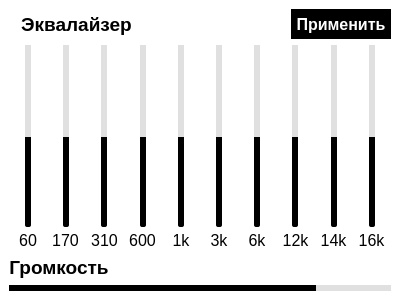
<?xml version="1.0" encoding="UTF-8"?>
<ui version="4.0">
 <class>sound_settings</class>
 <widget class="QMainWindow" name="sound_settings">
  <property name="geometry">
   <rect>
    <x>0</x>
    <y>0</y>
    <width>400</width>
    <height>300</height>
   </rect>
  </property>
  <property name="minimumSize">
   <size>
    <width>400</width>
    <height>300</height>
   </size>
  </property>
  <property name="maximumSize">
   <size>
    <width>400</width>
    <height>300</height>
   </size>
  </property>
  <property name="windowTitle">
   <string>Настройка звука</string>
  </property>
  <widget class="QWidget" name="centralwidget">
   <property name="minimumSize">
    <size>
     <width>400</width>
     <height>300</height>
    </size>
   </property>
   <property name="maximumSize">
    <size>
     <width>400</width>
     <height>300</height>
    </size>
   </property>
   <property name="styleSheet">
    <string notr="true">background-color: white; color: black</string>
   </property>
   <layout class="QVBoxLayout" name="verticalLayout_11">
    <item>
     <widget class="QWidget" name="equalizer" native="true">
      <layout class="QHBoxLayout" name="horizontalLayout_3">
       <property name="leftMargin">
        <number>0</number>
       </property>
       <property name="topMargin">
        <number>0</number>
       </property>
       <property name="rightMargin">
        <number>0</number>
       </property>
       <property name="bottomMargin">
        <number>0</number>
       </property>
       <item>
        <widget class="QLabel" name="title_12">
         <property name="maximumSize">
          <size>
           <width>16777215</width>
           <height>16777215</height>
          </size>
         </property>
         <property name="font">
          <font>
           <pointsize>14</pointsize>
           <bold>true</bold>
          </font>
         </property>
         <property name="styleSheet">
          <string notr="true">background-color: transparent</string>
         </property>
         <property name="frameShadow">
          <enum>QFrame::Shadow::Raised</enum>
         </property>
         <property name="lineWidth">
          <number>1</number>
         </property>
         <property name="midLineWidth">
          <number>1</number>
         </property>
         <property name="text">
          <string>Эквалайзер</string>
         </property>
         <property name="alignment">
          <set>Qt::AlignmentFlag::AlignCenter</set>
         </property>
         <property name="wordWrap">
          <bool>true</bool>
         </property>
        </widget>
       </item>
       <item alignment="Qt::AlignmentFlag::AlignRight">
        <widget class="QPushButton" name="reset_eq">
         <property name="cursor">
          <cursorShape>PointingHandCursor</cursorShape>
         </property>
         <property name="focusPolicy">
          <enum>Qt::FocusPolicy::NoFocus</enum>
         </property>
         <property name="styleSheet">
          <string notr="true">QPushButton:pressed {
    border: none;            
}</string>
         </property>
         <property name="text">
          <string/>
         </property>
         <property name="icon">
          <iconset resource="../resources/res-rc.qrc">
           <normaloff>:/icons/icons/reset.svg</normaloff>:/icons/icons/reset.svg</iconset>
         </property>
         <property name="iconSize">
          <size>
           <width>20</width>
           <height>20</height>
          </size>
         </property>
         <property name="flat">
          <bool>true</bool>
         </property>
        </widget>
       </item>
       <item>
        <widget class="QPushButton" name="apply_eq">
         <property name="minimumSize">
          <size>
           <width>100</width>
           <height>30</height>
          </size>
         </property>
         <property name="maximumSize">
          <size>
           <width>100</width>
           <height>16777215</height>
          </size>
         </property>
         <property name="font">
          <font>
           <pointsize>12</pointsize>
           <bold>true</bold>
          </font>
         </property>
         <property name="cursor">
          <cursorShape>PointingHandCursor</cursorShape>
         </property>
         <property name="focusPolicy">
          <enum>Qt::FocusPolicy::NoFocus</enum>
         </property>
         <property name="styleSheet">
          <string notr="true">background-color: black;
    color: white;
    border: none;</string>
         </property>
         <property name="text">
          <string>Применить</string>
         </property>
         <property name="flat">
          <bool>true</bool>
         </property>
        </widget>
       </item>
      </layout>
     </widget>
    </item>
    <item>
     <widget class="QWidget" name="slider_container" native="true">
      <layout class="QHBoxLayout" name="horizontalLayout_2">
       <property name="spacing">
        <number>0</number>
       </property>
       <property name="leftMargin">
        <number>0</number>
       </property>
       <property name="topMargin">
        <number>0</number>
       </property>
       <property name="rightMargin">
        <number>0</number>
       </property>
       <property name="bottomMargin">
        <number>0</number>
       </property>
       <item>
        <widget class="QWidget" name="cont_60" native="true">
         <layout class="QVBoxLayout" name="verticalLayout" stretch="1,0">
          <property name="spacing">
           <number>4</number>
          </property>
          <property name="leftMargin">
           <number>0</number>
          </property>
          <property name="topMargin">
           <number>0</number>
          </property>
          <property name="rightMargin">
           <number>0</number>
          </property>
          <property name="bottomMargin">
           <number>0</number>
          </property>
          <item alignment="Qt::AlignmentFlag::AlignHCenter">
           <widget class="QSlider" name="eq_60">
            <property name="minimumSize">
             <size>
              <width>6</width>
              <height>6</height>
             </size>
            </property>
            <property name="maximumSize">
             <size>
              <width>6</width>
              <height>16777215</height>
             </size>
            </property>
            <property name="cursor">
             <cursorShape>PointingHandCursor</cursorShape>
            </property>
            <property name="styleSheet">
             <string notr="true">QSlider::groove:vertical {
    background: black;  /* Серый цвет для незаполненной части */
    weight: 10px;
    border-radius: 2px;
}

QSlider::sub-page:vertical {
    background: #e0e0e0;    /* Черный цвет для заполненной части */
    
}

QSlider::handle:vertical {
    height: 0px;          /* Скрываем ползунок */
    margin: -8px 0;
}</string>
            </property>
            <property name="maximum">
             <number>100</number>
            </property>
            <property name="value">
             <number>50</number>
            </property>
            <property name="tracking">
             <bool>true</bool>
            </property>
            <property name="orientation">
             <enum>Qt::Orientation::Vertical</enum>
            </property>
            <property name="invertedAppearance">
             <bool>false</bool>
            </property>
            <property name="invertedControls">
             <bool>true</bool>
            </property>
           </widget>
          </item>
          <item alignment="Qt::AlignmentFlag::AlignHCenter|Qt::AlignmentFlag::AlignVCenter">
           <widget class="QLabel" name="title_2">
            <property name="maximumSize">
             <size>
              <width>16777215</width>
              <height>16777215</height>
             </size>
            </property>
            <property name="font">
             <font>
              <pointsize>12</pointsize>
              <bold>false</bold>
             </font>
            </property>
            <property name="styleSheet">
             <string notr="true">background-color: transparent</string>
            </property>
            <property name="frameShadow">
             <enum>QFrame::Shadow::Raised</enum>
            </property>
            <property name="lineWidth">
             <number>1</number>
            </property>
            <property name="midLineWidth">
             <number>1</number>
            </property>
            <property name="text">
             <string>60</string>
            </property>
            <property name="alignment">
             <set>Qt::AlignmentFlag::AlignCenter</set>
            </property>
            <property name="wordWrap">
             <bool>true</bool>
            </property>
           </widget>
          </item>
         </layout>
        </widget>
       </item>
       <item>
        <widget class="QWidget" name="cont_170" native="true">
         <layout class="QVBoxLayout" name="verticalLayout_2" stretch="1,0">
          <property name="spacing">
           <number>4</number>
          </property>
          <property name="leftMargin">
           <number>0</number>
          </property>
          <property name="topMargin">
           <number>0</number>
          </property>
          <property name="rightMargin">
           <number>0</number>
          </property>
          <property name="bottomMargin">
           <number>0</number>
          </property>
          <item alignment="Qt::AlignmentFlag::AlignHCenter">
           <widget class="QSlider" name="eq_170">
            <property name="minimumSize">
             <size>
              <width>6</width>
              <height>6</height>
             </size>
            </property>
            <property name="maximumSize">
             <size>
              <width>6</width>
              <height>16777215</height>
             </size>
            </property>
            <property name="cursor">
             <cursorShape>PointingHandCursor</cursorShape>
            </property>
            <property name="styleSheet">
             <string notr="true">QSlider::groove:vertical {
    background: black;  /* Серый цвет для незаполненной части */
    weight: 10px;
    border-radius: 2px;
}

QSlider::sub-page:vertical {
    background: #e0e0e0;    /* Черный цвет для заполненной части */
    
}

QSlider::handle:vertical {
    height: 0px;          /* Скрываем ползунок */
    margin: -8px 0;
}</string>
            </property>
            <property name="maximum">
             <number>100</number>
            </property>
            <property name="value">
             <number>50</number>
            </property>
            <property name="tracking">
             <bool>true</bool>
            </property>
            <property name="orientation">
             <enum>Qt::Orientation::Vertical</enum>
            </property>
            <property name="invertedAppearance">
             <bool>false</bool>
            </property>
            <property name="invertedControls">
             <bool>true</bool>
            </property>
           </widget>
          </item>
          <item alignment="Qt::AlignmentFlag::AlignHCenter|Qt::AlignmentFlag::AlignVCenter">
           <widget class="QLabel" name="title_3">
            <property name="maximumSize">
             <size>
              <width>16777215</width>
              <height>16777215</height>
             </size>
            </property>
            <property name="font">
             <font>
              <pointsize>12</pointsize>
              <bold>false</bold>
             </font>
            </property>
            <property name="styleSheet">
             <string notr="true">background-color: transparent</string>
            </property>
            <property name="frameShadow">
             <enum>QFrame::Shadow::Raised</enum>
            </property>
            <property name="lineWidth">
             <number>1</number>
            </property>
            <property name="midLineWidth">
             <number>1</number>
            </property>
            <property name="text">
             <string>170</string>
            </property>
            <property name="alignment">
             <set>Qt::AlignmentFlag::AlignCenter</set>
            </property>
            <property name="wordWrap">
             <bool>true</bool>
            </property>
           </widget>
          </item>
         </layout>
        </widget>
       </item>
       <item>
        <widget class="QWidget" name="cont_310" native="true">
         <layout class="QVBoxLayout" name="verticalLayout_3" stretch="1,0">
          <property name="spacing">
           <number>4</number>
          </property>
          <property name="leftMargin">
           <number>0</number>
          </property>
          <property name="topMargin">
           <number>0</number>
          </property>
          <property name="rightMargin">
           <number>0</number>
          </property>
          <property name="bottomMargin">
           <number>0</number>
          </property>
          <item alignment="Qt::AlignmentFlag::AlignHCenter">
           <widget class="QSlider" name="eq_310">
            <property name="minimumSize">
             <size>
              <width>6</width>
              <height>6</height>
             </size>
            </property>
            <property name="maximumSize">
             <size>
              <width>6</width>
              <height>16777215</height>
             </size>
            </property>
            <property name="cursor">
             <cursorShape>PointingHandCursor</cursorShape>
            </property>
            <property name="styleSheet">
             <string notr="true">QSlider::groove:vertical {
    background: black;  /* Серый цвет для незаполненной части */
    weight: 10px;
    border-radius: 2px;
}

QSlider::sub-page:vertical {
    background: #e0e0e0;    /* Черный цвет для заполненной части */
    
}

QSlider::handle:vertical {
    height: 0px;          /* Скрываем ползунок */
    margin: -8px 0;
}</string>
            </property>
            <property name="maximum">
             <number>100</number>
            </property>
            <property name="value">
             <number>50</number>
            </property>
            <property name="tracking">
             <bool>true</bool>
            </property>
            <property name="orientation">
             <enum>Qt::Orientation::Vertical</enum>
            </property>
            <property name="invertedAppearance">
             <bool>false</bool>
            </property>
            <property name="invertedControls">
             <bool>true</bool>
            </property>
           </widget>
          </item>
          <item alignment="Qt::AlignmentFlag::AlignHCenter|Qt::AlignmentFlag::AlignVCenter">
           <widget class="QLabel" name="title_4">
            <property name="maximumSize">
             <size>
              <width>16777215</width>
              <height>16777215</height>
             </size>
            </property>
            <property name="font">
             <font>
              <pointsize>12</pointsize>
              <bold>false</bold>
             </font>
            </property>
            <property name="styleSheet">
             <string notr="true">background-color: transparent</string>
            </property>
            <property name="frameShadow">
             <enum>QFrame::Shadow::Raised</enum>
            </property>
            <property name="lineWidth">
             <number>1</number>
            </property>
            <property name="midLineWidth">
             <number>1</number>
            </property>
            <property name="text">
             <string>310</string>
            </property>
            <property name="alignment">
             <set>Qt::AlignmentFlag::AlignCenter</set>
            </property>
            <property name="wordWrap">
             <bool>true</bool>
            </property>
           </widget>
          </item>
         </layout>
        </widget>
       </item>
       <item>
        <widget class="QWidget" name="cont_600" native="true">
         <layout class="QVBoxLayout" name="verticalLayout_4" stretch="1,0">
          <property name="spacing">
           <number>4</number>
          </property>
          <property name="leftMargin">
           <number>0</number>
          </property>
          <property name="topMargin">
           <number>0</number>
          </property>
          <property name="rightMargin">
           <number>0</number>
          </property>
          <property name="bottomMargin">
           <number>0</number>
          </property>
          <item alignment="Qt::AlignmentFlag::AlignHCenter">
           <widget class="QSlider" name="eq_600">
            <property name="minimumSize">
             <size>
              <width>6</width>
              <height>6</height>
             </size>
            </property>
            <property name="maximumSize">
             <size>
              <width>6</width>
              <height>16777215</height>
             </size>
            </property>
            <property name="cursor">
             <cursorShape>PointingHandCursor</cursorShape>
            </property>
            <property name="styleSheet">
             <string notr="true">QSlider::groove:vertical {
    background: black;  /* Серый цвет для незаполненной части */
    weight: 10px;
    border-radius: 2px;
}

QSlider::sub-page:vertical {
    background: #e0e0e0;    /* Черный цвет для заполненной части */
    
}

QSlider::handle:vertical {
    height: 0px;          /* Скрываем ползунок */
    margin: -8px 0;
}</string>
            </property>
            <property name="maximum">
             <number>100</number>
            </property>
            <property name="value">
             <number>50</number>
            </property>
            <property name="tracking">
             <bool>true</bool>
            </property>
            <property name="orientation">
             <enum>Qt::Orientation::Vertical</enum>
            </property>
            <property name="invertedAppearance">
             <bool>false</bool>
            </property>
            <property name="invertedControls">
             <bool>true</bool>
            </property>
           </widget>
          </item>
          <item alignment="Qt::AlignmentFlag::AlignHCenter|Qt::AlignmentFlag::AlignVCenter">
           <widget class="QLabel" name="title_5">
            <property name="maximumSize">
             <size>
              <width>16777215</width>
              <height>16777215</height>
             </size>
            </property>
            <property name="font">
             <font>
              <pointsize>12</pointsize>
              <bold>false</bold>
             </font>
            </property>
            <property name="styleSheet">
             <string notr="true">background-color: transparent</string>
            </property>
            <property name="frameShadow">
             <enum>QFrame::Shadow::Raised</enum>
            </property>
            <property name="lineWidth">
             <number>1</number>
            </property>
            <property name="midLineWidth">
             <number>1</number>
            </property>
            <property name="text">
             <string>600</string>
            </property>
            <property name="alignment">
             <set>Qt::AlignmentFlag::AlignCenter</set>
            </property>
            <property name="wordWrap">
             <bool>true</bool>
            </property>
           </widget>
          </item>
         </layout>
        </widget>
       </item>
       <item>
        <widget class="QWidget" name="cont_1k" native="true">
         <layout class="QVBoxLayout" name="verticalLayout_5" stretch="1,0">
          <property name="spacing">
           <number>4</number>
          </property>
          <property name="leftMargin">
           <number>0</number>
          </property>
          <property name="topMargin">
           <number>0</number>
          </property>
          <property name="rightMargin">
           <number>0</number>
          </property>
          <property name="bottomMargin">
           <number>0</number>
          </property>
          <item alignment="Qt::AlignmentFlag::AlignHCenter">
           <widget class="QSlider" name="eq_1000">
            <property name="minimumSize">
             <size>
              <width>6</width>
              <height>6</height>
             </size>
            </property>
            <property name="maximumSize">
             <size>
              <width>6</width>
              <height>16777215</height>
             </size>
            </property>
            <property name="cursor">
             <cursorShape>PointingHandCursor</cursorShape>
            </property>
            <property name="styleSheet">
             <string notr="true">QSlider::groove:vertical {
    background: black;  /* Серый цвет для незаполненной части */
    weight: 10px;
    border-radius: 2px;
}

QSlider::sub-page:vertical {
    background: #e0e0e0;    /* Черный цвет для заполненной части */
    
}

QSlider::handle:vertical {
    height: 0px;          /* Скрываем ползунок */
    margin: -8px 0;
}</string>
            </property>
            <property name="maximum">
             <number>100</number>
            </property>
            <property name="value">
             <number>50</number>
            </property>
            <property name="tracking">
             <bool>true</bool>
            </property>
            <property name="orientation">
             <enum>Qt::Orientation::Vertical</enum>
            </property>
            <property name="invertedAppearance">
             <bool>false</bool>
            </property>
            <property name="invertedControls">
             <bool>true</bool>
            </property>
           </widget>
          </item>
          <item alignment="Qt::AlignmentFlag::AlignHCenter|Qt::AlignmentFlag::AlignVCenter">
           <widget class="QLabel" name="title_6">
            <property name="maximumSize">
             <size>
              <width>16777215</width>
              <height>16777215</height>
             </size>
            </property>
            <property name="font">
             <font>
              <pointsize>12</pointsize>
              <bold>false</bold>
             </font>
            </property>
            <property name="styleSheet">
             <string notr="true">background-color: transparent</string>
            </property>
            <property name="frameShadow">
             <enum>QFrame::Shadow::Raised</enum>
            </property>
            <property name="lineWidth">
             <number>1</number>
            </property>
            <property name="midLineWidth">
             <number>1</number>
            </property>
            <property name="text">
             <string>1k</string>
            </property>
            <property name="alignment">
             <set>Qt::AlignmentFlag::AlignCenter</set>
            </property>
            <property name="wordWrap">
             <bool>true</bool>
            </property>
           </widget>
          </item>
         </layout>
        </widget>
       </item>
       <item>
        <widget class="QWidget" name="cont_3k" native="true">
         <layout class="QVBoxLayout" name="verticalLayout_6" stretch="1,0">
          <property name="spacing">
           <number>4</number>
          </property>
          <property name="leftMargin">
           <number>0</number>
          </property>
          <property name="topMargin">
           <number>0</number>
          </property>
          <property name="rightMargin">
           <number>0</number>
          </property>
          <property name="bottomMargin">
           <number>0</number>
          </property>
          <item alignment="Qt::AlignmentFlag::AlignHCenter">
           <widget class="QSlider" name="eq_3000">
            <property name="minimumSize">
             <size>
              <width>6</width>
              <height>6</height>
             </size>
            </property>
            <property name="maximumSize">
             <size>
              <width>6</width>
              <height>16777215</height>
             </size>
            </property>
            <property name="cursor">
             <cursorShape>PointingHandCursor</cursorShape>
            </property>
            <property name="styleSheet">
             <string notr="true">QSlider::groove:vertical {
    background: black;  /* Серый цвет для незаполненной части */
    weight: 10px;
    border-radius: 2px;
}

QSlider::sub-page:vertical {
    background: #e0e0e0;    /* Черный цвет для заполненной части */
    
}

QSlider::handle:vertical {
    height: 0px;          /* Скрываем ползунок */
    margin: -8px 0;
}</string>
            </property>
            <property name="maximum">
             <number>100</number>
            </property>
            <property name="value">
             <number>50</number>
            </property>
            <property name="tracking">
             <bool>true</bool>
            </property>
            <property name="orientation">
             <enum>Qt::Orientation::Vertical</enum>
            </property>
            <property name="invertedAppearance">
             <bool>false</bool>
            </property>
            <property name="invertedControls">
             <bool>true</bool>
            </property>
           </widget>
          </item>
          <item alignment="Qt::AlignmentFlag::AlignHCenter|Qt::AlignmentFlag::AlignVCenter">
           <widget class="QLabel" name="title_7">
            <property name="maximumSize">
             <size>
              <width>16777215</width>
              <height>16777215</height>
             </size>
            </property>
            <property name="font">
             <font>
              <pointsize>12</pointsize>
              <bold>false</bold>
             </font>
            </property>
            <property name="styleSheet">
             <string notr="true">background-color: transparent</string>
            </property>
            <property name="frameShadow">
             <enum>QFrame::Shadow::Raised</enum>
            </property>
            <property name="lineWidth">
             <number>1</number>
            </property>
            <property name="midLineWidth">
             <number>1</number>
            </property>
            <property name="text">
             <string>3k</string>
            </property>
            <property name="alignment">
             <set>Qt::AlignmentFlag::AlignCenter</set>
            </property>
            <property name="wordWrap">
             <bool>true</bool>
            </property>
           </widget>
          </item>
         </layout>
        </widget>
       </item>
       <item>
        <widget class="QWidget" name="cont_6k" native="true">
         <layout class="QVBoxLayout" name="verticalLayout_7" stretch="1,0">
          <property name="spacing">
           <number>4</number>
          </property>
          <property name="leftMargin">
           <number>0</number>
          </property>
          <property name="topMargin">
           <number>0</number>
          </property>
          <property name="rightMargin">
           <number>0</number>
          </property>
          <property name="bottomMargin">
           <number>0</number>
          </property>
          <item alignment="Qt::AlignmentFlag::AlignHCenter">
           <widget class="QSlider" name="eq_6000">
            <property name="minimumSize">
             <size>
              <width>6</width>
              <height>6</height>
             </size>
            </property>
            <property name="maximumSize">
             <size>
              <width>6</width>
              <height>16777215</height>
             </size>
            </property>
            <property name="cursor">
             <cursorShape>PointingHandCursor</cursorShape>
            </property>
            <property name="styleSheet">
             <string notr="true">QSlider::groove:vertical {
    background: black;  /* Серый цвет для незаполненной части */
    weight: 10px;
    border-radius: 2px;
}

QSlider::sub-page:vertical {
    background: #e0e0e0;    /* Черный цвет для заполненной части */
    
}

QSlider::handle:vertical {
    height: 0px;          /* Скрываем ползунок */
    margin: -8px 0;
}</string>
            </property>
            <property name="maximum">
             <number>100</number>
            </property>
            <property name="value">
             <number>50</number>
            </property>
            <property name="tracking">
             <bool>true</bool>
            </property>
            <property name="orientation">
             <enum>Qt::Orientation::Vertical</enum>
            </property>
            <property name="invertedAppearance">
             <bool>false</bool>
            </property>
            <property name="invertedControls">
             <bool>true</bool>
            </property>
           </widget>
          </item>
          <item alignment="Qt::AlignmentFlag::AlignHCenter|Qt::AlignmentFlag::AlignVCenter">
           <widget class="QLabel" name="title_8">
            <property name="maximumSize">
             <size>
              <width>16777215</width>
              <height>16777215</height>
             </size>
            </property>
            <property name="font">
             <font>
              <pointsize>12</pointsize>
              <bold>false</bold>
             </font>
            </property>
            <property name="styleSheet">
             <string notr="true">background-color: transparent</string>
            </property>
            <property name="frameShadow">
             <enum>QFrame::Shadow::Raised</enum>
            </property>
            <property name="lineWidth">
             <number>1</number>
            </property>
            <property name="midLineWidth">
             <number>1</number>
            </property>
            <property name="text">
             <string>6k</string>
            </property>
            <property name="alignment">
             <set>Qt::AlignmentFlag::AlignCenter</set>
            </property>
            <property name="wordWrap">
             <bool>true</bool>
            </property>
           </widget>
          </item>
         </layout>
        </widget>
       </item>
       <item>
        <widget class="QWidget" name="cont_12k" native="true">
         <layout class="QVBoxLayout" name="verticalLayout_8" stretch="1,0">
          <property name="spacing">
           <number>4</number>
          </property>
          <property name="leftMargin">
           <number>0</number>
          </property>
          <property name="topMargin">
           <number>0</number>
          </property>
          <property name="rightMargin">
           <number>0</number>
          </property>
          <property name="bottomMargin">
           <number>0</number>
          </property>
          <item alignment="Qt::AlignmentFlag::AlignHCenter">
           <widget class="QSlider" name="eq_12000">
            <property name="minimumSize">
             <size>
              <width>6</width>
              <height>6</height>
             </size>
            </property>
            <property name="maximumSize">
             <size>
              <width>6</width>
              <height>16777215</height>
             </size>
            </property>
            <property name="cursor">
             <cursorShape>PointingHandCursor</cursorShape>
            </property>
            <property name="styleSheet">
             <string notr="true">QSlider::groove:vertical {
    background: black;  /* Серый цвет для незаполненной части */
    weight: 10px;
    border-radius: 2px;
}

QSlider::sub-page:vertical {
    background: #e0e0e0;    /* Черный цвет для заполненной части */
    
}

QSlider::handle:vertical {
    height: 0px;          /* Скрываем ползунок */
    margin: -8px 0;
}</string>
            </property>
            <property name="maximum">
             <number>100</number>
            </property>
            <property name="value">
             <number>50</number>
            </property>
            <property name="tracking">
             <bool>true</bool>
            </property>
            <property name="orientation">
             <enum>Qt::Orientation::Vertical</enum>
            </property>
            <property name="invertedAppearance">
             <bool>false</bool>
            </property>
            <property name="invertedControls">
             <bool>true</bool>
            </property>
           </widget>
          </item>
          <item alignment="Qt::AlignmentFlag::AlignHCenter|Qt::AlignmentFlag::AlignVCenter">
           <widget class="QLabel" name="title_9">
            <property name="maximumSize">
             <size>
              <width>16777215</width>
              <height>16777215</height>
             </size>
            </property>
            <property name="font">
             <font>
              <pointsize>12</pointsize>
              <bold>false</bold>
             </font>
            </property>
            <property name="styleSheet">
             <string notr="true">background-color: transparent</string>
            </property>
            <property name="frameShadow">
             <enum>QFrame::Shadow::Raised</enum>
            </property>
            <property name="lineWidth">
             <number>1</number>
            </property>
            <property name="midLineWidth">
             <number>1</number>
            </property>
            <property name="text">
             <string>12k</string>
            </property>
            <property name="alignment">
             <set>Qt::AlignmentFlag::AlignCenter</set>
            </property>
            <property name="wordWrap">
             <bool>true</bool>
            </property>
           </widget>
          </item>
         </layout>
        </widget>
       </item>
       <item>
        <widget class="QWidget" name="cont_14k" native="true">
         <layout class="QVBoxLayout" name="verticalLayout_9" stretch="1,0">
          <property name="spacing">
           <number>4</number>
          </property>
          <property name="leftMargin">
           <number>0</number>
          </property>
          <property name="topMargin">
           <number>0</number>
          </property>
          <property name="rightMargin">
           <number>0</number>
          </property>
          <property name="bottomMargin">
           <number>0</number>
          </property>
          <item alignment="Qt::AlignmentFlag::AlignHCenter">
           <widget class="QSlider" name="eq_14000">
            <property name="minimumSize">
             <size>
              <width>6</width>
              <height>6</height>
             </size>
            </property>
            <property name="maximumSize">
             <size>
              <width>6</width>
              <height>16777215</height>
             </size>
            </property>
            <property name="cursor">
             <cursorShape>PointingHandCursor</cursorShape>
            </property>
            <property name="styleSheet">
             <string notr="true">QSlider::groove:vertical {
    background: black;  /* Серый цвет для незаполненной части */
    weight: 10px;
    border-radius: 2px;
}

QSlider::sub-page:vertical {
    background: #e0e0e0;    /* Черный цвет для заполненной части */
    
}

QSlider::handle:vertical {
    height: 0px;          /* Скрываем ползунок */
    margin: -8px 0;
}</string>
            </property>
            <property name="maximum">
             <number>100</number>
            </property>
            <property name="value">
             <number>50</number>
            </property>
            <property name="tracking">
             <bool>true</bool>
            </property>
            <property name="orientation">
             <enum>Qt::Orientation::Vertical</enum>
            </property>
            <property name="invertedAppearance">
             <bool>false</bool>
            </property>
            <property name="invertedControls">
             <bool>true</bool>
            </property>
           </widget>
          </item>
          <item alignment="Qt::AlignmentFlag::AlignHCenter|Qt::AlignmentFlag::AlignVCenter">
           <widget class="QLabel" name="title_10">
            <property name="maximumSize">
             <size>
              <width>16777215</width>
              <height>16777215</height>
             </size>
            </property>
            <property name="font">
             <font>
              <pointsize>12</pointsize>
              <bold>false</bold>
             </font>
            </property>
            <property name="styleSheet">
             <string notr="true">background-color: transparent</string>
            </property>
            <property name="frameShadow">
             <enum>QFrame::Shadow::Raised</enum>
            </property>
            <property name="lineWidth">
             <number>1</number>
            </property>
            <property name="midLineWidth">
             <number>1</number>
            </property>
            <property name="text">
             <string>14k</string>
            </property>
            <property name="alignment">
             <set>Qt::AlignmentFlag::AlignCenter</set>
            </property>
            <property name="wordWrap">
             <bool>true</bool>
            </property>
           </widget>
          </item>
         </layout>
        </widget>
       </item>
       <item>
        <widget class="QWidget" name="cont_16k" native="true">
         <layout class="QVBoxLayout" name="verticalLayout_10" stretch="1,0">
          <property name="spacing">
           <number>4</number>
          </property>
          <property name="leftMargin">
           <number>0</number>
          </property>
          <property name="topMargin">
           <number>0</number>
          </property>
          <property name="rightMargin">
           <number>0</number>
          </property>
          <property name="bottomMargin">
           <number>0</number>
          </property>
          <item alignment="Qt::AlignmentFlag::AlignHCenter">
           <widget class="QSlider" name="eq_16000">
            <property name="minimumSize">
             <size>
              <width>6</width>
              <height>6</height>
             </size>
            </property>
            <property name="maximumSize">
             <size>
              <width>6</width>
              <height>16777215</height>
             </size>
            </property>
            <property name="cursor">
             <cursorShape>PointingHandCursor</cursorShape>
            </property>
            <property name="styleSheet">
             <string notr="true">QSlider::groove:vertical {
    background: black;  /* Серый цвет для незаполненной части */
    weight: 10px;
    border-radius: 2px;
}

QSlider::sub-page:vertical {
    background: #e0e0e0;    /* Черный цвет для заполненной части */
    
}

QSlider::handle:vertical {
    height: 0px;          /* Скрываем ползунок */
    margin: -8px 0;
}</string>
            </property>
            <property name="maximum">
             <number>100</number>
            </property>
            <property name="value">
             <number>50</number>
            </property>
            <property name="tracking">
             <bool>true</bool>
            </property>
            <property name="orientation">
             <enum>Qt::Orientation::Vertical</enum>
            </property>
            <property name="invertedAppearance">
             <bool>false</bool>
            </property>
            <property name="invertedControls">
             <bool>true</bool>
            </property>
           </widget>
          </item>
          <item alignment="Qt::AlignmentFlag::AlignHCenter|Qt::AlignmentFlag::AlignVCenter">
           <widget class="QLabel" name="title_11">
            <property name="maximumSize">
             <size>
              <width>16777215</width>
              <height>16777215</height>
             </size>
            </property>
            <property name="font">
             <font>
              <pointsize>12</pointsize>
              <bold>false</bold>
             </font>
            </property>
            <property name="styleSheet">
             <string notr="true">background-color: transparent</string>
            </property>
            <property name="frameShadow">
             <enum>QFrame::Shadow::Raised</enum>
            </property>
            <property name="lineWidth">
             <number>1</number>
            </property>
            <property name="midLineWidth">
             <number>1</number>
            </property>
            <property name="text">
             <string>16k</string>
            </property>
            <property name="alignment">
             <set>Qt::AlignmentFlag::AlignCenter</set>
            </property>
            <property name="wordWrap">
             <bool>true</bool>
            </property>
           </widget>
          </item>
         </layout>
        </widget>
       </item>
      </layout>
     </widget>
    </item>
    <item>
     <widget class="QWidget" name="volume" native="true">
      <layout class="QHBoxLayout" name="horizontalLayout">
       <property name="spacing">
        <number>0</number>
       </property>
       <property name="leftMargin">
        <number>0</number>
       </property>
       <property name="topMargin">
        <number>0</number>
       </property>
       <property name="rightMargin">
        <number>0</number>
       </property>
       <property name="bottomMargin">
        <number>0</number>
       </property>
       <item alignment="Qt::AlignmentFlag::AlignLeft|Qt::AlignmentFlag::AlignVCenter">
        <widget class="QLabel" name="title">
         <property name="maximumSize">
          <size>
           <width>16777215</width>
           <height>16777215</height>
          </size>
         </property>
         <property name="font">
          <font>
           <pointsize>14</pointsize>
           <bold>true</bold>
          </font>
         </property>
         <property name="styleSheet">
          <string notr="true">background-color: transparent</string>
         </property>
         <property name="frameShadow">
          <enum>QFrame::Shadow::Raised</enum>
         </property>
         <property name="lineWidth">
          <number>1</number>
         </property>
         <property name="midLineWidth">
          <number>1</number>
         </property>
         <property name="text">
          <string>Громкость</string>
         </property>
         <property name="alignment">
          <set>Qt::AlignmentFlag::AlignCenter</set>
         </property>
         <property name="wordWrap">
          <bool>true</bool>
         </property>
        </widget>
       </item>
      </layout>
     </widget>
    </item>
    <item>
     <widget class="QSlider" name="volume_slider">
      <property name="minimumSize">
       <size>
        <width>0</width>
        <height>6</height>
       </size>
      </property>
      <property name="maximumSize">
       <size>
        <width>16777215</width>
        <height>6</height>
       </size>
      </property>
      <property name="cursor">
       <cursorShape>PointingHandCursor</cursorShape>
      </property>
      <property name="styleSheet">
       <string notr="true">QSlider::groove:horizontal {
    background: #e0e0e0;  /* Серый цвет для незаполненной части */
    height: 10px;
    border-radius: 2px;
}

QSlider::sub-page:horizontal {
    background: black;    /* Черный цвет для заполненной части */
    border-radius: 2px;
}

QSlider::handle:horizontal {
    width: 0px;          /* Скрываем ползунок */
    margin: -8px 0;
}</string>
      </property>
      <property name="maximum">
       <number>100</number>
      </property>
      <property name="value">
       <number>80</number>
      </property>
      <property name="tracking">
       <bool>true</bool>
      </property>
      <property name="orientation">
       <enum>Qt::Orientation::Horizontal</enum>
      </property>
      <property name="invertedAppearance">
       <bool>false</bool>
      </property>
      <property name="invertedControls">
       <bool>false</bool>
      </property>
     </widget>
    </item>
   </layout>
  </widget>
 </widget>
 <resources>
  <include location="../resources/res-rc.qrc"/>
 </resources>
 <connections/>
</ui>
